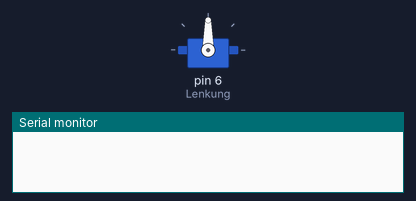
This sketch was run on a simulated Arduino Uno, built with avr-gcc and run on an emulated ATmega328P. Parts: servo, the last lines printed to the serial monitor.

Above: at 0.05 s.
At 4.0 s:
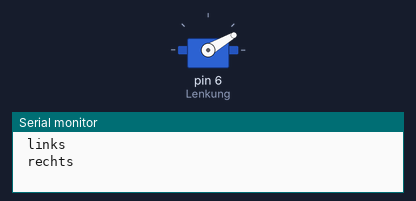
Timing chart, 0 to 5.2 s (numbered marks = the images above):
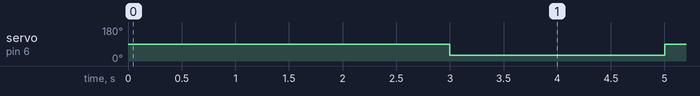

Measured:
- by itself, servo on pin 6 (Lenkung): alternates 90° for 2.0 s and 30° for 2.0 s

The sketch:

2.Auto__Code_.ino
```cpp
#include <Servo.h>
#define TRIGGER1 5
#define ECHO1 4
#define TRIGGER2 9
#define ECHO2 10
Servo Lenkung;
long dauer1 = 0;
long entfernung1 = 0;
long dauer2 = 0;
long entfernung2 = 0;
long entfernung1_2 = 0;
long dauer1_2 = 0;
int carDirection = 0;
#define DCIN 11
#define DCOUT 12

  /*
  0 -> vorwärts
  1 -> links
  2 -> rechts
  3 -> stehenbleiben
  4 -> rückwärts
  */

void setup(){
  Serial.begin (9600);
  pinMode(TRIGGER1, OUTPUT);
  pinMode(ECHO1, INPUT);
  pinMode(TRIGGER2, OUTPUT);
  pinMode(ECHO2, INPUT);
  Lenkung.attach(6);
}

void loop(){
  carDirection = 1;
  drive();
  delay(1000);

  carDirection = 2;
  drive();
  delay(1000);

/*
  usSensor_1(); //misst auf US1
  usSensor_2(); //misst auf US2
  delay(500);
  usSensor_12(); //misst nochmal auf US1 und merkt sich zweiten wert

  delay(1000);

  if (entfernung1 < entfernung1_2) {
    carDirection = 0;
    //vorwärts
  }
  if (entfernung1 > entfernung2) {
    carDirection = 1;
    // links fahren
  }
  if (entfernung1 < entfernung2) {
    carDirection = 2;
    //rechts fahren
  }
  if (entfernung1 > entfernung1_2){
    carDirection = 4;
    if (entfernung1 <5) {
      carDirection = 3;
    //stehenbleiben
    }
  } //rückwärts
*/

}

void usSensor_1(){
  digitalWrite(TRIGGER1, LOW); //US1
  delay(5);
  digitalWrite(TRIGGER1, HIGH);
  delay(10);
  digitalWrite(TRIGGER1, LOW);
  dauer1 = pulseIn(ECHO1, HIGH);
  entfernung1 = (dauer1 / 2) * 0.03432;

  Serial.print(entfernung1);
  Serial.println(" cm US1 ");
}

void usSensor_2(){
  digitalWrite(TRIGGER2, LOW); //US2
  delay(5);
  digitalWrite(TRIGGER2, HIGH);
  delay(10);
  digitalWrite(TRIGGER2, LOW);
  dauer2 = pulseIn(ECHO2, HIGH);
  entfernung2 = (dauer2 / 2) * 0.03432;

  Serial.print(entfernung2);
  Serial.println(" cm US2 ");
}

void usSensor_12(){
  digitalWrite(TRIGGER1, LOW); //US1.2 Gleiche US sensor aber nächte Zeitpunkt
  delay(5);
  digitalWrite(TRIGGER1, HIGH);
  delay(10);
  digitalWrite(TRIGGER1, LOW);
  dauer1_2 = pulseIn(ECHO1, HIGH);
  entfernung1_2 = (dauer1_2 / 2) * 0.03432;

  Serial.print(entfernung1_2);
  Serial.println(" cm US1.2 ");
}


void drive() {
  if (carDirection == 1) { //fahr  links
    delay(1000);
    Lenkung.write(90);
    Serial.println(" links ");
  }
  if (carDirection == 2) { //fahr nach rechts
    delay(1000);
    Lenkung.write(30);
    Serial.println(" rechts ");
  }
  if (carDirection == 0) { //vorwärts
    digitalWrite(DCIN, LOW);
    digitalWrite(DCOUT, HIGH);
    Lenkung.write(90);
    Serial.println(" vorwärts fahren ");
  }
  if (carDirection == 3) { //stehenbleieben
    digitalWrite(DCIN, LOW);
    digitalWrite(DCOUT, LOW);
    Serial.println(" stehenbleieben");
  }
   if (carDirection == 4) { //rückwärts
    digitalWrite(DCIN, HIGH);
    digitalWrite(DCOUT, LOW);
    Serial.println("rückwärts fahren");
  }
}
```
